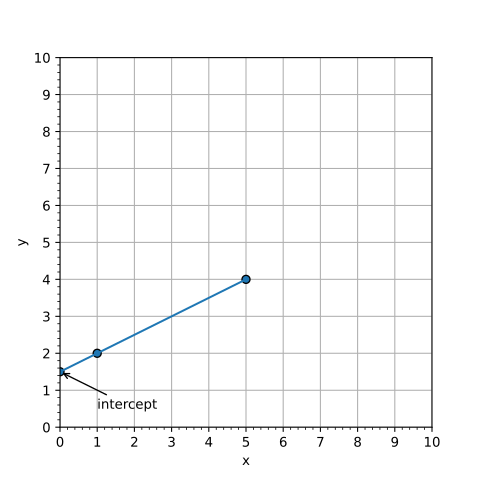

Generate this figure with Python:
import matplotlib.pyplot as plt

f = plt.figure()
f.set_figwidth(5)
f.set_figheight(5)

x = [1,5]
y = [2,4]

dx = x[1] - x[0]
dy = y[1] - y[0]

#   calculate the slope
slope = dy / dx
intercept = y[0] - slope * x[0]

xl = [0, x[0], x[1]]
yl = [intercept, y[0], y[1]]

x.append(0)
y.append(intercept)

# for i in range(21):
#     x.append(i)
#     y.append(i*0.25)

#plt.plot(x,y, 'o', color='black')
plt.scatter(x,y, edgecolor='black')
plt.annotate("intercept", (0, intercept), xytext=(1,intercept-1), arrowprops={'arrowstyle': '->'})
plt.plot(xl,yl)     #draw line
# plt.text((x[0]+x[1])/2, y[0]-0.5, "Δx", ha='center')
# plt.text(x[1]+0.5, (y[0]+y[1])/2, "Δy", va='center', ha='center')
plt.xlabel('x')
plt.ylabel('y')
xint = range(0, 11)
yint = range(0, 11)
plt.xlim(xmin=0, xmax=10)
plt.ylim(ymin=0, ymax=10)
plt.xticks(xint)
plt.yticks(yint)
plt.minorticks_on()
plt.grid(True, which="major", axis="y")
plt.grid(True, which="major", axis="x")

ax = plt.gca()
ax.set_axisbelow(True)

f.savefig("pts-mb-03.svg")
#f.savefig("pts-mb-02.png")
plt.show()
